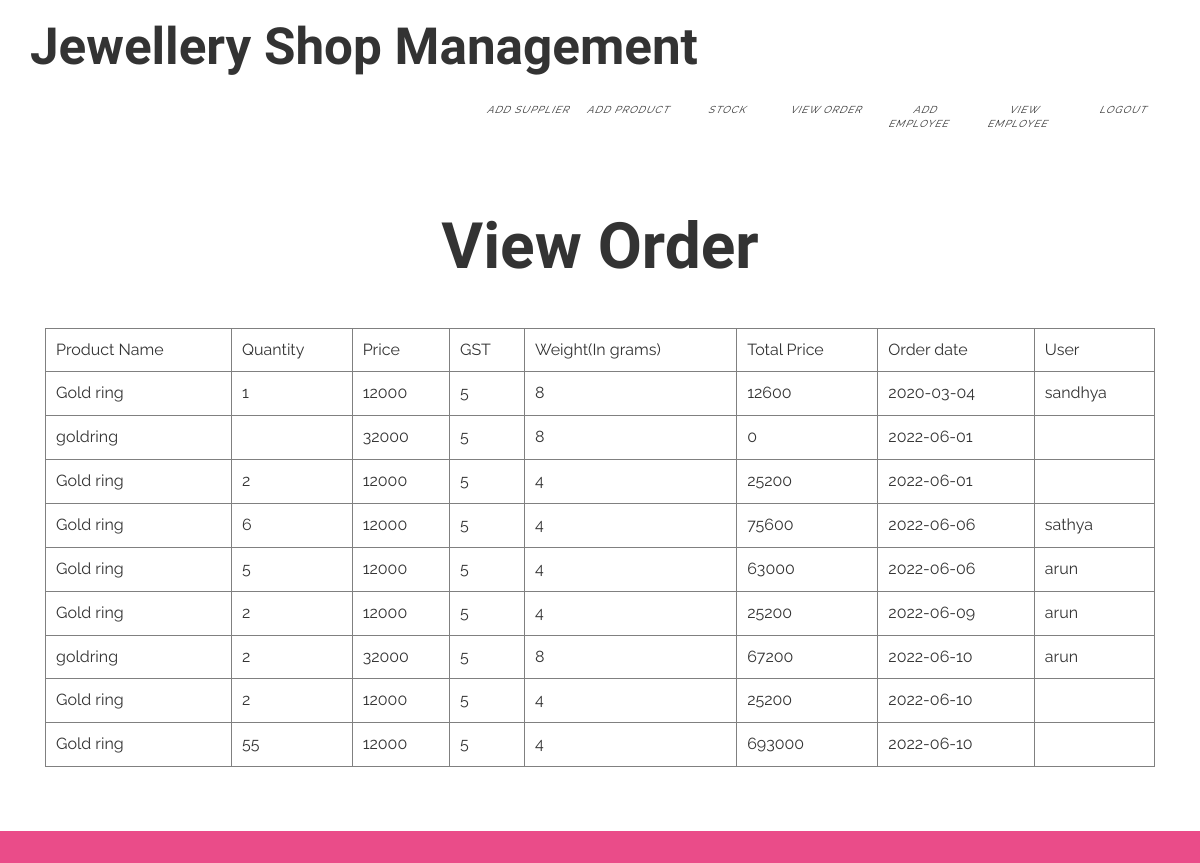
Screenshot of /vieworder.php (signed in) with the database file from the repository.
### tables this page shows
CREATE TABLE IF NOT EXISTS `order_table` (
  `order_id` int(10) NOT NULL AUTO_INCREMENT,
  `odate` date NOT NULL,
  `product_id` int(10) NOT NULL,
  `product_name` text NOT NULL,
  `product_quantity` text NOT NULL,
  `pprice` text NOT NULL,
  `gst` text NOT NULL,
  `price` int(10) NOT NULL,
  `uid` text NOT NULL,
  `pweight` text NOT NULL,
  PRIMARY KEY (`order_id`),
  UNIQUE KEY `order_id` (`order_id`)
);

### vieworder.php (the view, shortened to what this page needs)
<?php
include("header.php");
?>
<div class="contact">
    <div class="container">
           <h3>View Order</h3>
		   <div class="col-md-12 contact-top">
		   <table align="left" cellpadding="10" cellspacing="0" border="1" width="100%">
		   <tr><td>Product Name</td><td>Quantity</td><td>Price</td><td>GST</td><td>Weight(In grams)</td><td>Total Price</td><td>Order date</td><td>User</td></tr>
		   <?php
		   $uid=$_SESSION['uname'];
		   if($_SESSION['aid']!='')
			{
		   $q=mysql_query("select * from  order_table");
			}
			else
			{
		   $q=mysql_query("select * from  order_table where uid='$uid'");
		   }
		    while($m=mysql_fetch_array($q))
			   {
			   $product_quantity=$m['product_quantity'];
			   $product_name=$m['product_name'];
			   $price=$m['price'];
			   $pprice=$m['pprice'];
			    $gst=$m['gst'];
			   $odate=$m['odate'];
			   $uid=$m['uid'];
			   $pweight=$m['pweight'];
		   			   echo "<tr><td>$product_name</td><td>$product_quantity</td><td>$pprice</td><td>$gst</td><td>$pweight</td><td>$price</td><td>$odate</td><td>$uid</td></tr>";
			   }
		   ?>
		   </table>
        </div>
    </div>
  </div>
<?php
include("footer.php");
?>

### css/style.css (style rules this page uses)
html, body { font-family: 'Raleway', sans-serif; font-size: 100%; background: #FFf; }
h1,h2,h3,h4,h5,h6 { margin:0; }
body, html { padding: 0; margin: 0; text-align: center; }
.contact { padding: 4em 0; text-align: left; }
.contact h3 { color: #333; font-size: 4em; font-weight: 700; font-family: 'Tangerine', cursive; margin-bottom: 0.7em; text-align: center; text-align:center; }

### rows the page displays
order_table: product_name "Gold ring", product_quantity "1", pprice "12000", gst "5", pweight "8", price "12600", odate "2020-03-04", uid "sandhya"
order_table: product_name "goldring", pprice "32000", gst "5", pweight "8", price "0", odate "2022-06-01"
order_table: product_name "Gold ring", product_quantity "2", pprice "12000", gst "5", pweight "4", price "25200", odate "2022-06-01"
order_table: product_name "Gold ring", product_quantity "6", pprice "12000", gst "5", pweight "4", price "75600", odate "2022-06-06", uid "sathya"
order_table: product_name "Gold ring", product_quantity "5", pprice "12000", gst "5", pweight "4", price "63000", odate "2022-06-06", uid "arun"
order_table: product_name "Gold ring", product_quantity "2", pprice "12000", gst "5", pweight "4", price "25200", odate "2022-06-09", uid "arun"
order_table: product_name "goldring", product_quantity "2", pprice "32000", gst "5", pweight "8", price "67200", odate "2022-06-10", uid "arun"
order_table: product_name "Gold ring", product_quantity "2", pprice "12000", gst "5", pweight "4", price "25200", odate "2022-06-10"
order_table: product_name "Gold ring", product_quantity "55", pprice "12000", gst "5", pweight "4", price "693000", odate "2022-06-10"
